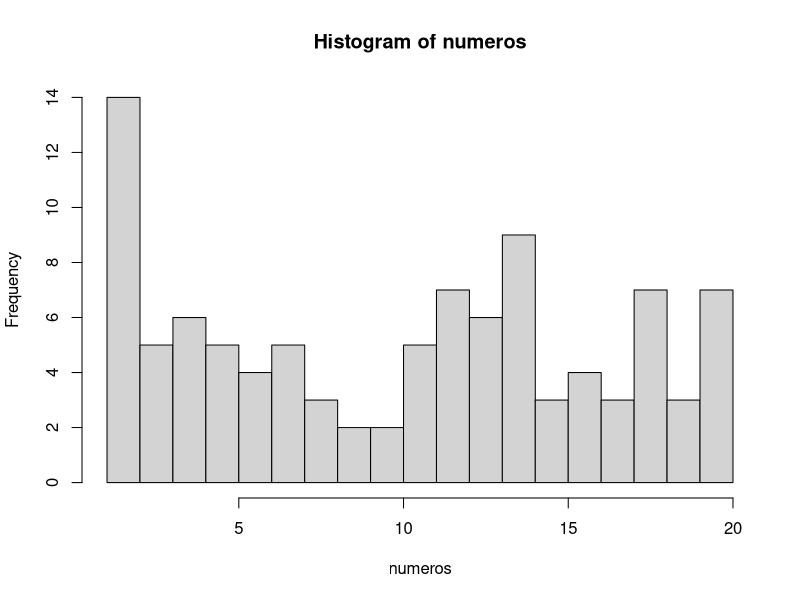

Write R code to recreate this figure.
## ---- chunk 1
numeros <- sample(1:20, 100, TRUE)
numeros
## ---- chunk 2
mediana <- median(numeros)
mediana
## ---- chunk 3
media <- mean(numeros)
media
## ---- chunk 4
# El argumento breaks nos permite dividir en histograma en las partes que queramos
hist(numeros, breaks = 20)
## ---- chunk 5
tabla.frecuencias <- data.frame(table(numeros))
tabla.frecuencias
## ---- chunk 6
# Con la función seq, creamos una secuencia de 1 a 10 en intervalos de 0.1 en 0.1
secuencia <- seq(1, 10, 0.1)
muestra <- sample(secuencia, 100, TRUE)
muestra
## ---- chunk 7
mediana.muestra <- median(muestra)
mediana.muestra
## ---- chunk 8
media <- mean(numeros)
media
## ---- chunk 9
tabla.muestra <- data.frame(table(muestra))
tabla.muestra
